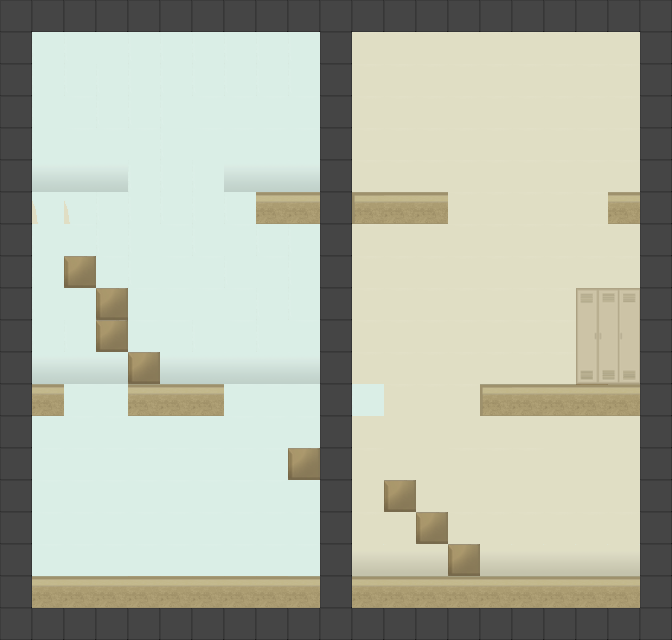

A level layout from a 2D game, rendered from its tile map. Below: a short description, then the map file with tile-grid data replaced by summaries:
An orthogonal 21x20 tile map with 32x32 px tiles, 3 tile layers (Calque de Tile 1, Calque 3, Calque 2), 8 tilesets and 2 objects (spawn, ladder).

<map version="1.0" orientation="orthogonal" renderorder="right-down" width="21" height="20" tilewidth="32" tileheight="32" backgroundcolor="#ecebd5">
 <properties>
  <property name="center" value="10" />
 </properties>
 <tileset firstgid="1" source="tileset.tsx" />
 <tileset firstgid="9" name="sol" tilewidth="32" tileheight="32">
  <image source="sol beton-01.png" width="96" height="128" />
 </tileset>
 <tileset firstgid="21" name="mur" tilewidth="32" tileheight="32">
  <image source="murs de fond-01.png" trans="ff00ff" width="224" height="256" />
 </tileset>
 <tileset firstgid="77" name="limites" tilewidth="32" tileheight="32">
  <image source="mur-01.png" trans="ff00ff" width="32" height="32" />
 </tileset>
 <tileset firstgid="78" name="cartons" tilewidth="32" tileheight="32">
  <image source="tas cartons 6x3-01.png" trans="ff00ff" width="96" height="128" />
 </tileset>
 <tileset firstgid="90" name="casier " tilewidth="32" tileheight="32">
  <image source="casier metal 4x6-01.png" trans="ff00ff" width="160" height="128" />
 </tileset>
 <tileset firstgid="110" name="metal" tilewidth="32" tileheight="32">
  <image source="metal-01.png" trans="ff00ff" width="128" height="224" />
 </tileset>
 <tileset firstgid="138" name="mb" tilewidth="32" tileheight="32">
  <image source="meubles background.png" trans="ff00ff" width="128" height="96" />
 </tileset>
 <layer name="Calque de Tile 1" width="21" height="20" opacity="0.9">
  <data>[420 cells, 398 non-empty, 10 distinct tile ids]</data>
 </layer>
 <layer name="Calque 3" width="21" height="20">
  <data>[420 cells, 1 non-empty, 1 distinct tile ids]</data>
 </layer>
 <layer name="Calque 2" width="21" height="20">
  <data>[420 cells, 143 non-empty, 10 distinct tile ids]</data>
 </layer>
 <objectgroup name="Calque d'objets 1">
  <object name="spawn" type="spawn" x="48" y="506" width="51" height="56" />
  <object name="ladder" type="ladder" x="192" y="192" width="32" height="128" />
 </objectgroup>
</map>